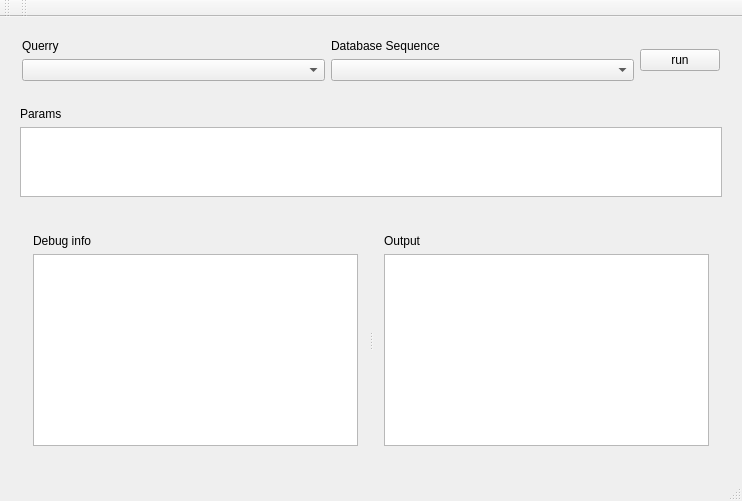
<?xml version="1.0" encoding="UTF-8"?>
<ui version="4.0">
 <class>MainWindow</class>
 <widget class="QMainWindow" name="MainWindow">
  <property name="geometry">
   <rect>
    <x>0</x>
    <y>0</y>
    <width>742</width>
    <height>501</height>
   </rect>
  </property>
  <property name="windowTitle">
   <string>MainWindow</string>
  </property>
  <widget class="QWidget" name="centralWidget">
   <layout class="QVBoxLayout" name="verticalLayout_7" stretch="1,2,5">
    <item>
     <widget class="QWidget" name="widget" native="true">
      <property name="sizePolicy">
       <sizepolicy hsizetype="Preferred" vsizetype="Preferred">
        <horstretch>10</horstretch>
        <verstretch>0</verstretch>
       </sizepolicy>
      </property>
      <layout class="QHBoxLayout" name="horizontalLayout_2">
       <property name="sizeConstraint">
        <enum>QLayout::SetMaximumSize</enum>
       </property>
       <item>
        <layout class="QHBoxLayout" name="horizontalLayout">
         <item>
          <layout class="QVBoxLayout" name="verticalLayout_2">
           <item>
            <widget class="QLabel" name="label">
             <property name="sizePolicy">
              <sizepolicy hsizetype="Preferred" vsizetype="Preferred">
               <horstretch>0</horstretch>
               <verstretch>0</verstretch>
              </sizepolicy>
             </property>
             <property name="text">
              <string>Querry</string>
             </property>
            </widget>
           </item>
           <item>
            <widget class="QComboBox" name="querry_com_box"/>
           </item>
          </layout>
         </item>
         <item>
          <layout class="QVBoxLayout" name="verticalLayout_3">
           <item>
            <widget class="QLabel" name="label_3">
             <property name="text">
              <string>Database Sequence</string>
             </property>
            </widget>
           </item>
           <item>
            <widget class="QComboBox" name="second_querry_comb_box"/>
           </item>
          </layout>
         </item>
         <item>
          <widget class="QPushButton" name="run_button">
           <property name="sizePolicy">
            <sizepolicy hsizetype="Maximum" vsizetype="Maximum">
             <horstretch>0</horstretch>
             <verstretch>0</verstretch>
            </sizepolicy>
           </property>
           <property name="text">
            <string>run</string>
           </property>
          </widget>
         </item>
        </layout>
       </item>
      </layout>
     </widget>
    </item>
    <item>
     <layout class="QVBoxLayout" name="verticalLayout_6" stretch="0,0">
      <property name="leftMargin">
       <number>9</number>
      </property>
      <property name="topMargin">
       <number>9</number>
      </property>
      <property name="rightMargin">
       <number>9</number>
      </property>
      <property name="bottomMargin">
       <number>9</number>
      </property>
      <item>
       <widget class="QLabel" name="label_2">
        <property name="text">
         <string>Params</string>
        </property>
       </widget>
      </item>
      <item>
       <widget class="QPlainTextEdit" name="params_text_box"/>
      </item>
     </layout>
    </item>
    <item>
     <widget class="QWidget" name="widget_2" native="true">
      <property name="sizePolicy">
       <sizepolicy hsizetype="Preferred" vsizetype="Preferred">
        <horstretch>0</horstretch>
        <verstretch>100</verstretch>
       </sizepolicy>
      </property>
      <layout class="QHBoxLayout" name="horizontalLayout_3">
       <property name="sizeConstraint">
        <enum>QLayout::SetMaximumSize</enum>
       </property>
       <item>
        <widget class="QSplitter" name="splitter">
         <property name="sizePolicy">
          <sizepolicy hsizetype="Expanding" vsizetype="Expanding">
           <horstretch>0</horstretch>
           <verstretch>0</verstretch>
          </sizepolicy>
         </property>
         <property name="orientation">
          <enum>Qt::Horizontal</enum>
         </property>
         <widget class="QWidget" name="verticalLayoutWidget_4">
          <layout class="QVBoxLayout" name="verticalLayout_4">
           <property name="sizeConstraint">
            <enum>QLayout::SetMaximumSize</enum>
           </property>
           <item>
            <widget class="QLabel" name="label_4">
             <property name="text">
              <string>Debug info</string>
             </property>
            </widget>
           </item>
           <item>
            <widget class="QPlainTextEdit" name="debug_text_box">
             <property name="verticalScrollBarPolicy">
              <enum>Qt::ScrollBarAsNeeded</enum>
             </property>
            </widget>
           </item>
          </layout>
         </widget>
         <widget class="QWidget" name="verticalLayoutWidget_5">
          <layout class="QVBoxLayout" name="verticalLayout_5">
           <property name="sizeConstraint">
            <enum>QLayout::SetMaximumSize</enum>
           </property>
           <item>
            <widget class="QLabel" name="label_5">
             <property name="text">
              <string>Output</string>
             </property>
            </widget>
           </item>
           <item>
            <widget class="QPlainTextEdit" name="output_text_box"/>
           </item>
          </layout>
         </widget>
        </widget>
       </item>
      </layout>
     </widget>
    </item>
   </layout>
  </widget>
  <widget class="QMenuBar" name="menuBar">
   <property name="geometry">
    <rect>
     <x>0</x>
     <y>0</y>
     <width>742</width>
     <height>20</height>
    </rect>
   </property>
  </widget>
  <widget class="QToolBar" name="mainToolBar">
   <attribute name="toolBarArea">
    <enum>TopToolBarArea</enum>
   </attribute>
   <attribute name="toolBarBreak">
    <bool>false</bool>
   </attribute>
  </widget>
  <widget class="QStatusBar" name="statusBar"/>
  <widget class="QToolBar" name="toolBar">
   <property name="windowTitle">
    <string>toolBar</string>
   </property>
   <attribute name="toolBarArea">
    <enum>TopToolBarArea</enum>
   </attribute>
   <attribute name="toolBarBreak">
    <bool>false</bool>
   </attribute>
  </widget>
 </widget>
 <layoutdefault spacing="6" margin="11"/>
 <resources/>
 <connections/>
</ui>
